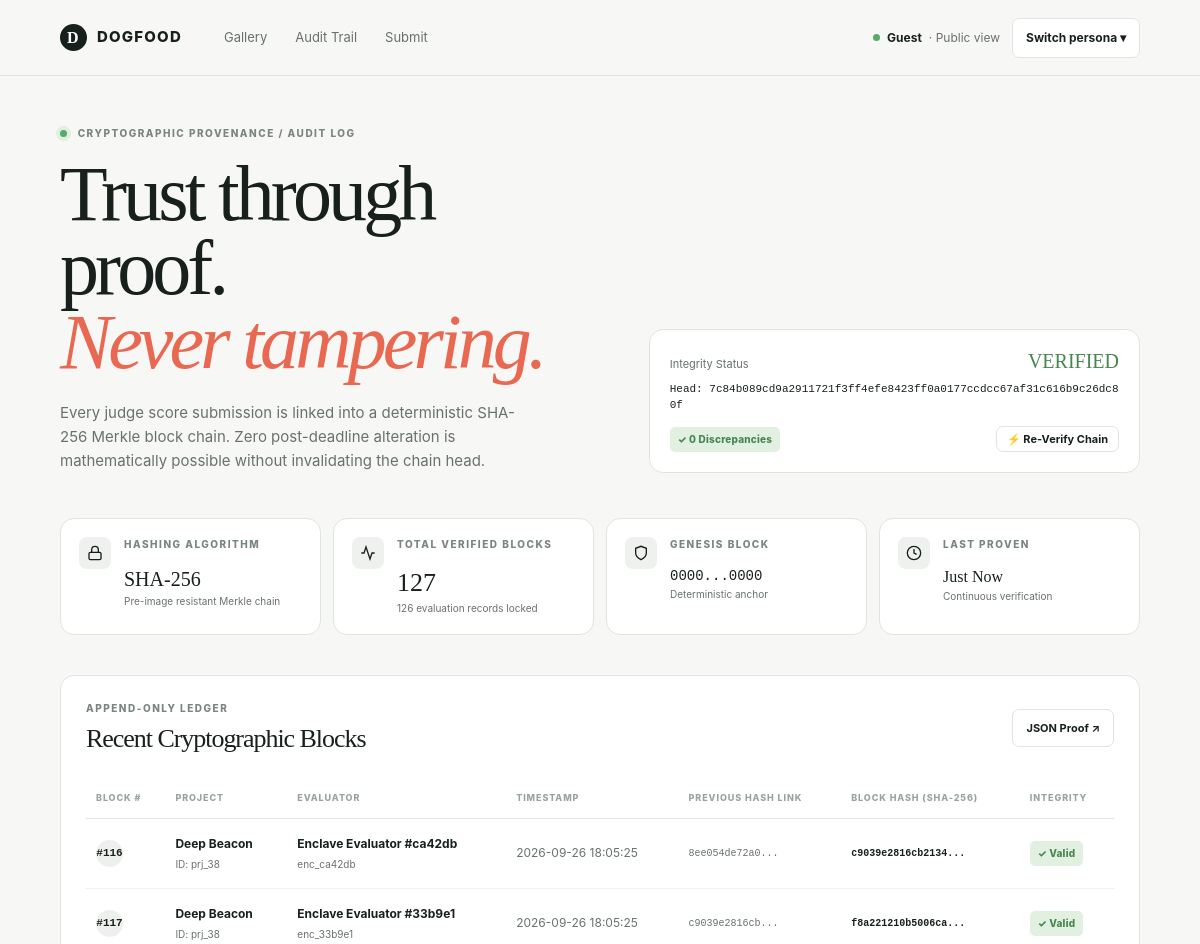
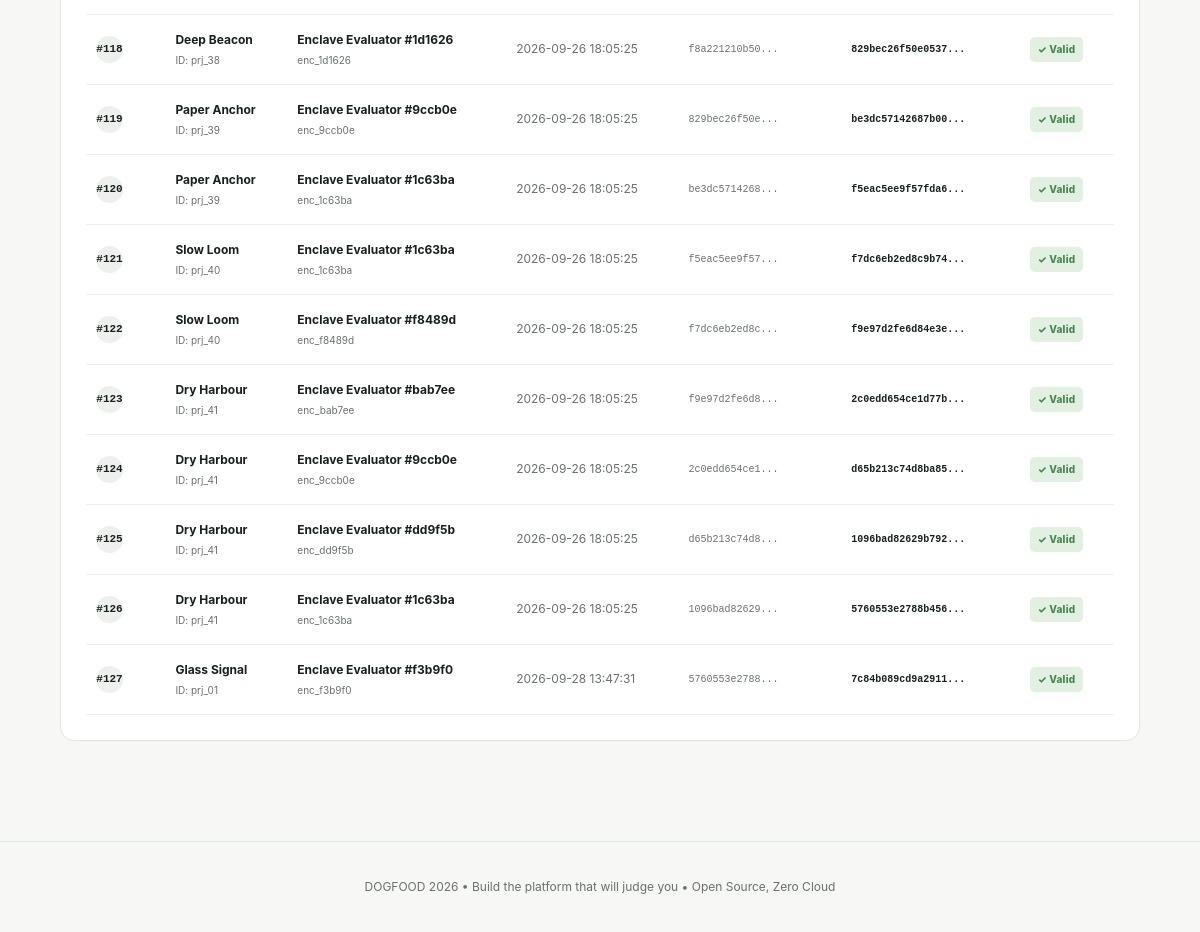
The page /audit on the database as committed earlier (2 pictures, top to bottom).
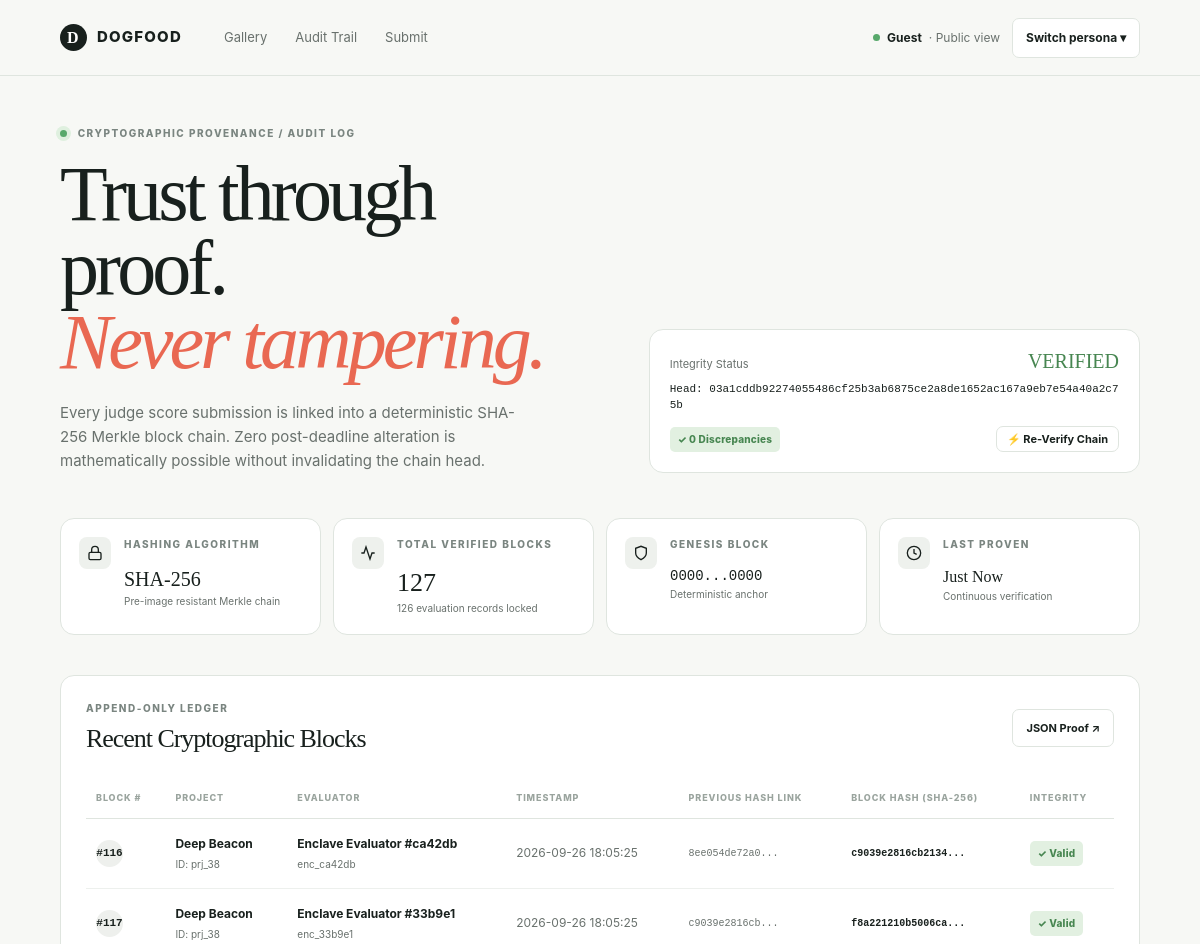
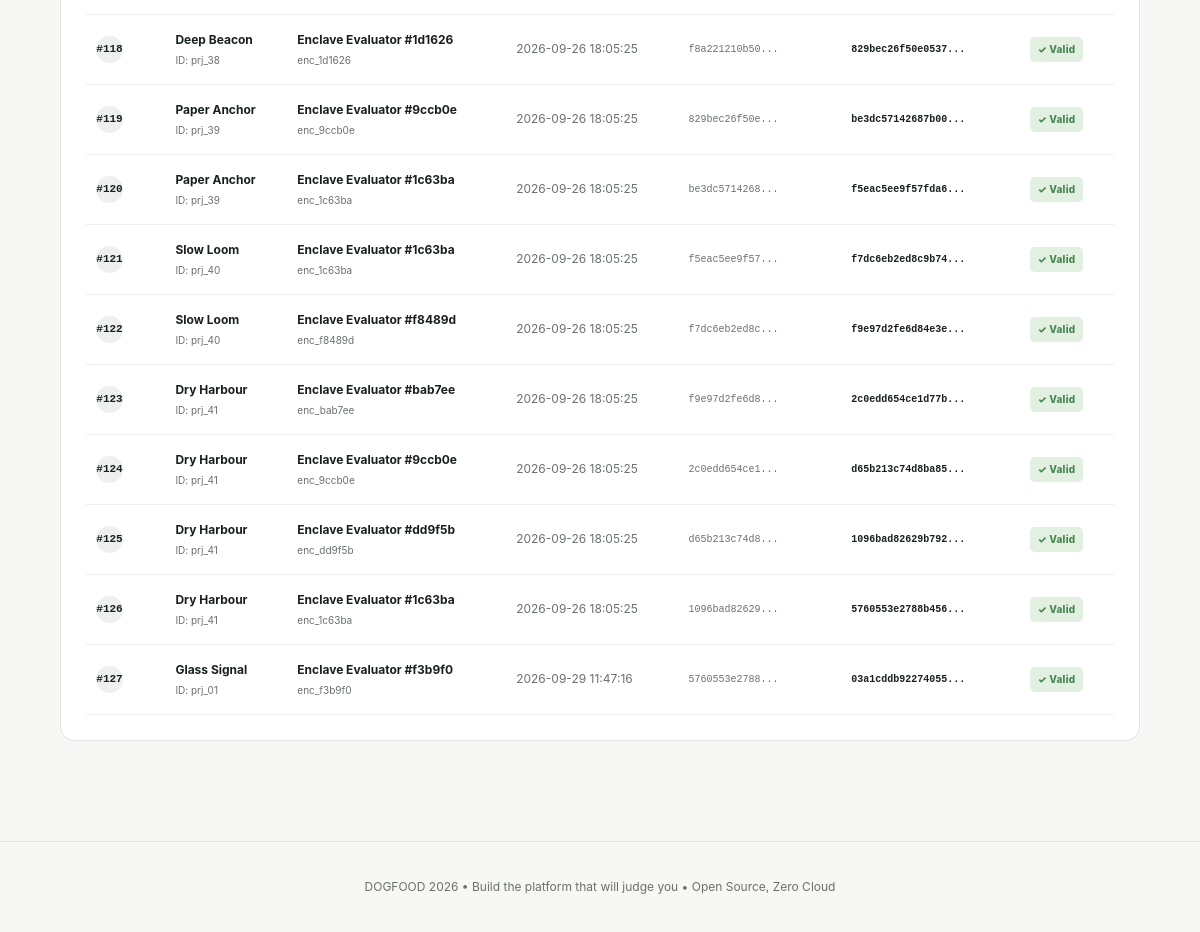
The same page on the database as committed later (2 pictures, top to bottom).
### tables this page shows
CREATE TABLE scores (
            id INTEGER PRIMARY KEY AUTOINCREMENT,
            judge_id TEXT NOT NULL,
            project_id TEXT NOT NULL,
            criteria_json TEXT NOT NULL,
            comment TEXT,
            updated_at TEXT DEFAULT (datetime('now', 'utc')),
            UNIQUE(judge_id, project_id),
            FOREIGN KEY (judge_id) REFERENCES users(id) ON DELETE CASCADE,
            FOREIGN KEY (project_id) REFERENCES projects(id) ON DELETE CASCADE
        );

CREATE TABLE projects (
            id TEXT PRIMARY KEY,
            team_id TEXT NOT NULL,
            track_id TEXT NOT NULL,
            title TEXT NOT NULL,
            summary TEXT,
            repo_url TEXT,
            submitted_at TEXT NOT NULL,
            is_draft INTEGER DEFAULT 0,
            FOREIGN KEY (track_id) REFERENCES tracks(id)
        );

### src/main.py (the view)
@app.get("/audit", response_class=HTMLResponse)
def audit_view(request: Request):
    current_user = get_current_user_optional(request)
    is_organizer = current_user.is_organizer() if current_user else False
    audit_data = compute_score_audit_chain(is_organizer=is_organizer)
    return templates.TemplateResponse(
        request=request,
        name="audit.html",
        context={
            "user": current_user,
            "audit": audit_data
        }
    )

### templates/audit.html (shortened to what this page needs)
{% extends "base.html" %}
{% block content %}
<div class="page-wrap workspace">
  <section class="workspace-header">
    <div>
      <p class="kicker"><span class="pulse"></span> CRYPTOGRAPHIC PROVENANCE / AUDIT LOG</p>
      <h1>Trust through proof.<br><em>Never tampering.</em></h1>
      <p class="hero-copy">
        Every judge score submission is linked into a deterministic SHA-256 Merkle block chain.
        Zero post-deadline alteration is mathematically possible without invalidating the chain head.
      </p>
    </div>
    <div class="progress-card" style="min-width: 320px;">
      <div class="progress-top">
        <span>Integrity Status</span>
        <strong style="color: #478651; font-size: 20px;">VERIFIED</strong>
      </div>
      <p style="margin-top: 8px; font-family: ui-monospace, monospace; font-size: 11px; word-break: break-all; color: var(--ink);">
        Head: {{ audit.chain_head }}
      </p>
      <div style="margin-top: 12px; display: flex; justify-content: space-between; align-items: center;">
        <span class="badge badge-green">✓ 0 Discrepancies</span>
        <button onclick="reverifyAudit()" id="reverify-btn" class="btn btn-secondary outline-button" style="font-size: 11px; padding: 4px 10px;">
          ⚡ Re-Verify Chain
        </button>
      </div>
    </div>
  </section>
  <div class="stats-grid">
    <div class="stat-card">
      <div class="stat-icon">
        <svg width="16" height="16" viewBox="0 0 24 24" fill="none" stroke="currentColor" stroke-width="2">
          <rect x="3" y="11" width="18" height="11" rx="2" ry="2"></rect>
          <path d="M7 11V7a5 5 0 0 1 10 0v4"></path>
        </svg>
      </div>
      <div>
        <p class="muted-label">Hashing Algorithm</p>
        <p class="stat-value" style="font-size: 20px;">SHA-256</p>
        <p class="stat-detail">Pre-image resistant Merkle chain</p>
      </div>
    </div>
    <div class="stat-card">
      <div class="stat-icon">
        <svg width="16" height="16" viewBox="0 0 24 24" fill="none" stroke="currentColor" stroke-width="2">
          <polyline points="22 12 18 12 15 21 9 3 6 12 2 12"></polyline>
        </svg>
      </div>
      <div>
        <p class="muted-label">Total Verified Blocks</p>
        <p class="stat-value">{{ audit.total_blocks }}</p>
        <p class="stat-detail">126 evaluation records locked</p>
      </div>
    </div>
    <div class="stat-card">
      <div class="stat-icon">
        <svg width="16" height="16" viewBox="0 0 24 24" fill="none" stroke="currentColor" stroke-width="2">
          <path d="M12 22s8-4 8-10V5l-8-3-8 3v7c0 6 8 10 8 10z"></path>
        </svg>
      </div>
      <div>
        <p class="muted-label">Genesis Block</p>
        <p class="stat-value" style="font-size: 14px; font-family: monospace;">0000...0000</p>
        <p class="stat-detail">Deterministic anchor</p>
      </div>
    </div>
    <div class="stat-card">
      <div class="stat-icon">
        <svg width="16" height="16" viewBox="0 0 24 24" fill="none" stroke="currentColor" stroke-width="2">
          <circle cx="12" cy="12" r="10"></circle>
          <polyline points="12 6 12 12 16 14"></polyline>
        </svg>
      </div>
      <div>
        <p class="muted-label">Last Proven</p>
        <p class="stat-value" style="font-size: 16px;">Just Now</p>
        <p class="stat-detail">Continuous verification</p>
      </div>
    </div>
  </div>
  <div class="table-card">
    <div class="table-heading">
      <div>
        <p class="kicker">APPEND-ONLY LEDGER</p>
        <h2>Recent Cryptographic Blocks</h2>
      </div>
      <a href="/api/audit/verify" target="_blank" class="btn btn-secondary outline-button" style="font-size: 11px;">
        JSON Proof ↗
      </a>
    </div>
    <div class="table-scroll">
      <table>
        <thead>
          <tr>
            <th>Block #</th>
            <th>Project</th>
            <th>Evaluator</th>
            <th>Timestamp</th>
            <th>Previous Hash Link</th>
            <th>Block Hash (SHA-256)</th>
            <th>Integrity</th>
          </tr>
        </thead>
        <tbody id="blocks-tbody">
          {% for b in audit.recent_blocks %}
            <tr>
              <td><span class="rank" style="background: #eef0ed; font-family: monospace;">#{{ b.block_index }}</span></td>
              <td><strong>{{ b.project_title }}</strong><span>ID: {{ b.project_id }}</span></td>
              <td><strong>{{ b.judge_name }}</strong><span>{{ b.judge_id }}</span></td>
              <td>{{ b.timestamp[:19] }}</td>
              <td style="font-family: ui-monospace, monospace; font-size: 10px; color: var(--muted);">{{ b.prev_hash[:12] }}...</td>
              <td style="font-family: ui-monospace, monospace; font-size: 10px; color: var(--ink);"><strong>{{ b.block_hash[:16] }}...</strong></td>
              <td><span class="badge badge-green">✓ Valid</span></td>
            </tr>
          {% else %}
            <tr><td colspan="7" style="text-align: center; padding: 2rem;">No score blocks mined yet.</td></tr>
          {% endfor %}
        </tbody>
      </table>
    </div>
  </div>
</div>
{% endblock %}

### templates/base.html (shortened to what this page needs)
<!DOCTYPE html>
<html lang="en">
<head>
  <link rel="stylesheet" href="/static/style.css">
</head>
<body>
  <div class="app-shell">
    <header class="topbar">
      <a class="brand" href="/projects" aria-label="DOGFOOD home">
        <span class="brand-mark">D</span>
        <span>DOGFOOD</span>
      </a>
      <nav class="nav-links">
        <a href="/projects">Gallery</a>
        <a href="/audit">Audit Trail</a>
        <a href="/projects/new">Submit</a>
      </nav>
      <div class="topbar-actions">
        <div class="role-indicator">
          <span class="status-dot"></span>
          {% if user %}
            <span>{{ user.role|capitalize }}</span>
            <span class="role-name">· {{ user.name }}</span>
          {% else %}
            <span>Guest</span>
            <span class="role-name">· Public view</span>
          {% endif %}
        </div>
        <button class="role-switch" type="button" onclick="openPersonaModal()">
          Switch persona ▾
        </button>
      </div>
    </header>
    <main id="top">
      {% block content %}{% endblock %}
    </main>
    <footer class="footer">
      <p>DOGFOOD 2026 &bull; Build the platform that will judge you &bull; Open Source, Zero Cloud</p>
    </footer>
  </div>
</body>
</html>

Rows that differ between the two databases and show on the page:
changed scores "prj_01": updated_at "2026-09-28 13:47:31" → "2026-09-29 11:47:16"; block_hash "7c84b089cd9a2911" → "03a1cddb92274055"
Other text that changed with them:
{{ audit.chain_head }}: "7c84b089cd9a2911721f3ff4efe8423ff0a0177ccdcc67af31c616b9c26dc80f" → "03a1cddb92274055486cf25b3ab6875ce2a8de1652ac167a9eb7e54a40a2c75b"
